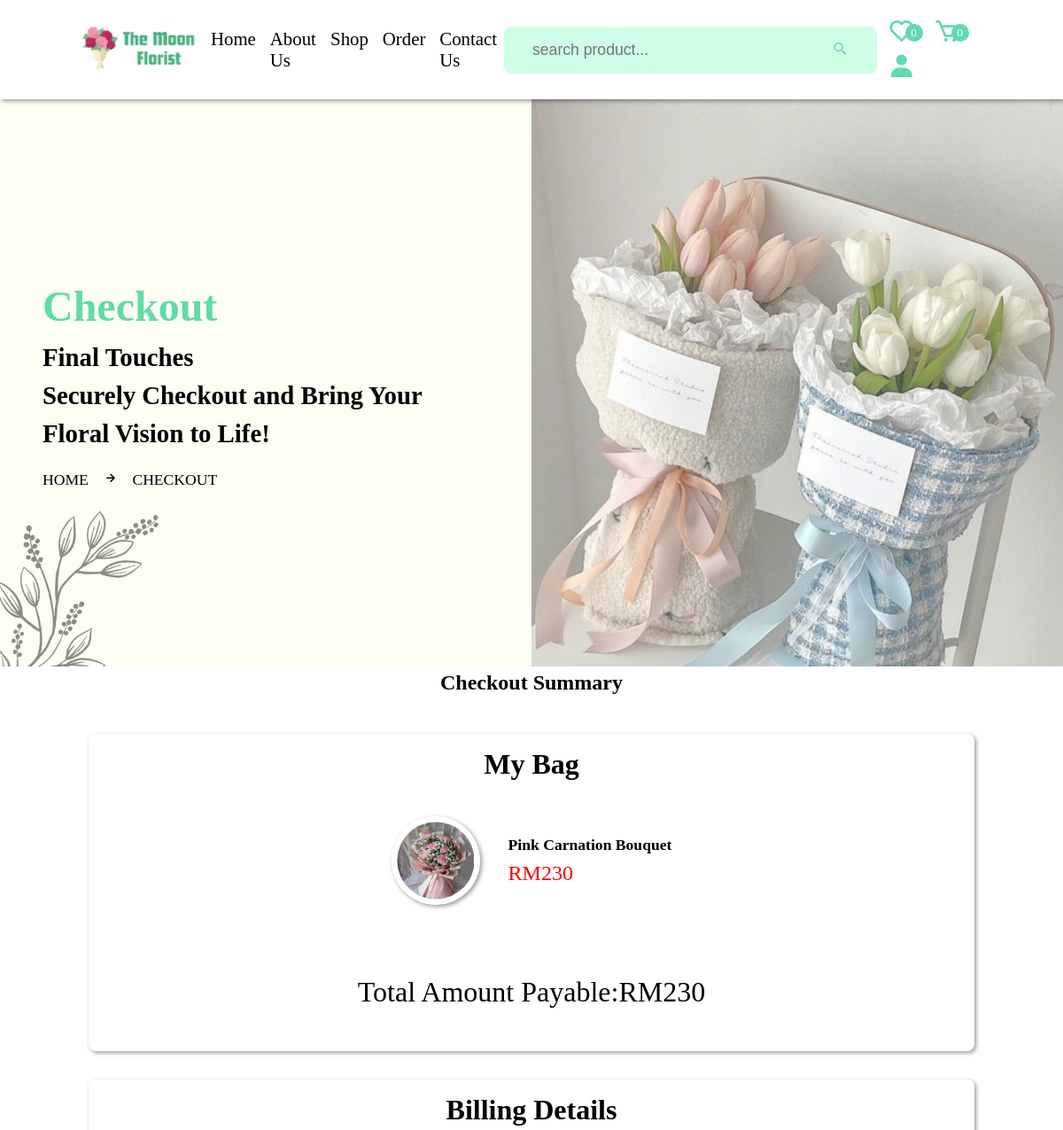
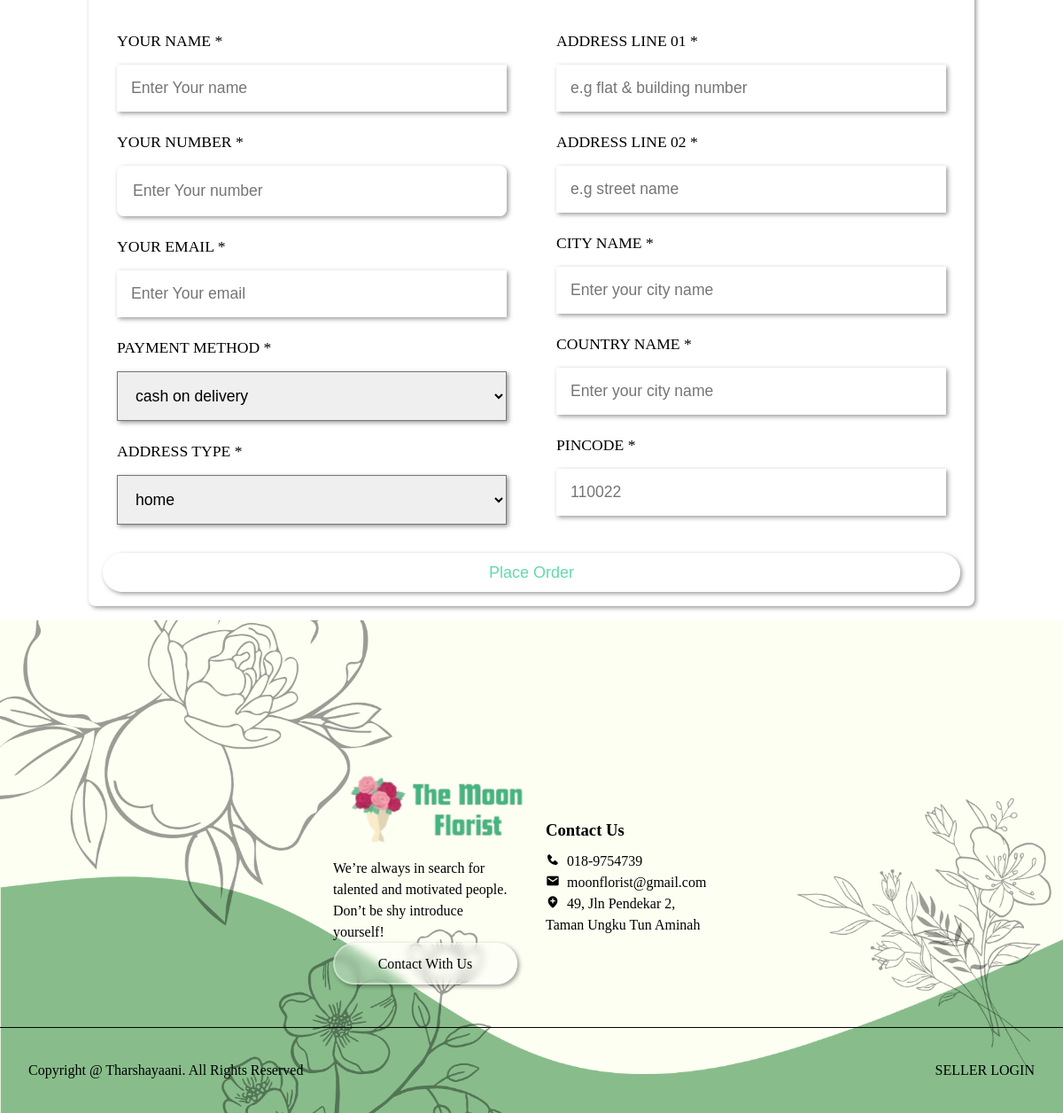
The app's page /checkout.php?get_id=dQbV (signed in) with its own data (2 pictures, top to bottom).
### tables this page shows
CREATE TABLE `products` (
  `id` varchar(255) NOT NULL,
  `seller_id` varchar(20) NOT NULL,
  `name` varchar(255) NOT NULL,
  `price` varchar(255) NOT NULL,
  `image` varchar(255) NOT NULL,
  `stock` int(100) NOT NULL,
  `product_detail` varchar(500) NOT NULL,
  `status` varchar(100) NOT NULL
);

### checkout.php (the view, shortened to what this page needs)
<?php
 include 'components/connect.php';
?>
<!DOCTYPE html>
<html lang="en">
<head>
	<link href='https://unpkg.com/boxicons@2.1.4/css/boxicons.min.css' rel='stylesheet'>
	<link rel="stylesheet" href="css/user_style.css">
</head>
<body>
	<?php include 'components/user_header.php'; ?>
		<div class="banner">
	        <div class="detail">
	            <h1>checkout</h1>
	            <p>Final Touches <br>
                 Securely Checkout and Bring Your <br> Floral Vision to Life!</p>
	            <span><a href="home.html">home</a><i class='bx bx-right-arrow-alt'></i>checkout</span>
	        </div>
	    </div>
		<section class="checkout">
			<div class="heading">
				<h1>checkout summary</h1>
            </div>
                <div class="row">
                	<form method="post" class="form">
                		<h3>billing details</h3>
                		<div class="flex">
                			<div class="box">
                				<div class="input-field">
                					<p>your name <span>*</span></p>
                					<input type="text" name="name" required maxlength="50" placeholder="Enter Your name" class="input">
                				</div>
                				<div class="input-field">
                					<p>your number <span>*</span></p>
                					<input type="number" name="number" required maxlength="10" placeholder="Enter Your number" class="input">
                				</div>
                				<div class="input-field">
                					<p>your email <span>*</span></p>
                					<input type="email" name="email" required maxlength="50" placeholder="Enter Your email" class="input">
                				</div>
                				<div class="input-field">
                					<p>payment method <span>*</span></p>
                					<select name="method" class="input">
                						<option value="cash on delivery">cash on delivery</option>
                					</select>
                				</div>
                				<div class="input-field">
                					<p>address type <span>*</span></p>
                					<select name="address_type" class="input">
                						<option value="home">home</option>
                					</select>
                				</div>
                			</div>
                			<div class="box">
                				<div class="input-field">
                					<p>address line 01 <span>*</span></p>
                					<input type="text" name="flat" required maxlength="50" placeholder="e.g flat & building number" class="input">
                				</div>
                				<div class="input-field">
                					<p>address line 02 <span>*</span></p>
                					<input type="text" name="street" required maxlength="50" placeholder="e.g street name" class="input">
                				</div>
                				<div class="input-field">
                					<p>city name <span>*</span></p>
                					<input type="text" name="city" required maxlength="50" placeholder="Enter your city name" class="input">
                				</div>
                				<div class="input-field">
                					<p>country name <span>*</span></p>
                					<input type="text" name="country" required maxlength="50" placeholder="Enter your city name" class="input">
                				</div>
                				<div class="input-field">
                					<p>pincode <span>*</span></p>
                					<input type="text" name="pincode" required maxlength="6" placeholder="110022" min="0" max="999999" class="input">
                				</div>
                			</div>
                		</div>
                		<button type="submit" name="place_order" class="btn">place order</button>
                	</form>
                	<div class="summary">
                		<h3>my bag</h3>
                		<div class="box-container">
                			<?php
                				$grand_total=0;
                				if (isset($_GET['get_id'])) {
                					$select_get = $conn->prepare("SELECT * FROM `products` WHERE id=?");
                					$select_get->execute([$_GET['get_id']]);
                					while($fetch_get = $select_get->fetch(PDO::FETCH_ASSOC)){
                						$sub_total = $fetch_get['price'];
                						$grand_total+=$sub_total;
                			?>
                			<div class="flex">
                				<img src="uploaded_files/<?=$fetch_get['image']; ?>" class="image">
                				<div>
                					<h3 class="name"><?=$fetch_get['name']; ?></h3>
                					<p class="price">RM<?=$fetch_get['price']; ?></p>
                				</div>
                			</div>
                			<?php
                					}
                				}
                			?>
                		</div>
                		<div class="grand-total"><span>total amount payable: </span>RM<?= $grand_total ?></div>
                	</div>
			</div>
		</section>
		<?php include 'components/footer.php'; ?>
</body>
</html>

### user_style.css (style rules this page uses)
* { margin: 0; padding: 0; box-sizing: border-box; outline: none; text-decoration: none; list-style: none; }
:root { --space: 2rem; --main-color: #62daac; --pink-color: #8effd6; --pink-opacity: #FFE6E9; --light-color:#ccc; --white-alfa-40: rgba(255, 255, 255, 0.40); --white-alpha-25: rgba(255, 255, 255, 0.25); --backdrop-filter: blur(5px); --padding: 5vh 15px; --box-shadow: 2px 2px 5px rgba(0, 0, 0, 0.40); }
html { scroll-behavior: smooth; overflow-x: hidden; }
.heading { text-align: center; line-height: 1.5; }
.heading h1 { text-transform: capitalize; }
input, button { border: none; outline: none; }
button { background-color: transparent; }
.form-container form .box, form input[type="number"] { background-color: var(--white-alpha-25); border: 2px solid var(--white-alfa-40); backdrop-filter: var(--backdrop-filter); box-shadow: var(--box-shadow); width: 100%; border-radius: .5rem; margin: .5rem 0; font-size: 1.3rem; color: var(--black); padding: 1rem; }
.btn { background-color: var(--white-alpha-25); border: 2px solid var(--white-alfa-40); backdrop-filter: var(--backdrop-filter); box-shadow: var(--box-shadow); text-transform: capitalize; color: var(--main-color); padding: .6rem 2rem; border-radius: 1.5rem; font-size: 18px; cursor: pointer; position: relative; }
.btn::before { content: ''; position: absolute; top: 0; left: 0; height: 100%; border-radius: 30px; width: 0%; background-color: var(--main-color); z-index: -1; transition: width 0.3s ease; }
.banner { width: 100%; height: 80vh; background-image: url("../image/flower1.png"); background-position: center center; background-size: cover; display: flex; align-items: center; }
.banner .detail { padding-left: 4%; color: var(--color); line-height: 1.5; }
.banner .detail p { font-weight: bold; font-size: 180%; margin-bottom: 1rem; }
.banner .detail span { text-transform: uppercase; font-size: 1.1rem; margin-top: 1rem; }
.banner .detail span a { color: var(--green); }
.banner .detail span i { margin: 0 1rem; }
.banner h1 { font-size: 3rem; color: var(--main-color); text-transform: capitalize; }
.box-container { display: grid; grid-template-columns: repeat(auto-fit, minmax(25rem, 1fr)); align-items: center; justify-content: center; }
.box { margin: 1rem; }
.checkout .row { display: flex; flex-direction: column; flex-flow: column-reverse; }
.checkout .row form, .checkout .summary { box-shadow: var(--box-shadow); border-radius: .5rem; width: 1000px; padding: 1rem; margin: 1rem auto; }
.checkout .row h3 { font-size: 2rem; color: var(--lightgray); padding-bottom: 1rem; text-transform: capitalize; text-align: center; color: var(--orange); }
.checkout .row form .input { width: 100%; padding: 1rem; color: var(--lightgray); font-size: 1.1rem; margin: 1rem 0; box-shadow: var(--box-shadow); }
.checkout .row form .flex { display: flex; column-gap: 1.5rem; flex-wrap: wrap; }
.checkout .row form .flex .box { flex: 1 1 20rem; }
.checkout .row form p { text-align: left; padding-top: .5rem; font-size: 1.1rem; text-transform: uppercase; color: var(--lightgray); }
.checkout .row form .btn { width: 100%; }
.summary .flex { box-shadow: var(--inner-box-shadow); border-radius: .5rem; display: flex; align-items: center; justify-content: center; padding: 1rem 0; margin: .5rem; }
.summary .flex img { box-shadow: var(--box-shadow); border-radius: 50%; width: 100px; height: 100px; padding: .4rem; margin-right: 2rem; }
.summary .flex .name { font-size: 1.1rem; padding-bottom: .5rem; text-transform: capitalize; color: var(--color); }
.summary .flex .price { font-size: 1.5rem; color: red; }
.summary .grand-total { box-shadow: var(--outer-shadow); border-radius: .5rem; padding: 2rem; display: flex; justify-content: center; align-items: center; flex-wrap: wrap; font-size: 2rem; margin-top: 1.5rem; text-transform: capitalize; }
.summary .grand-total span { color: var(--lightgray); }

### records on screen
products: image (picture), name "Pink Carnation Bouquet", price "230"

### other values on screen
$total_Wishlist_items "0"
$total_cart_items "0"
$grand_total "230"
